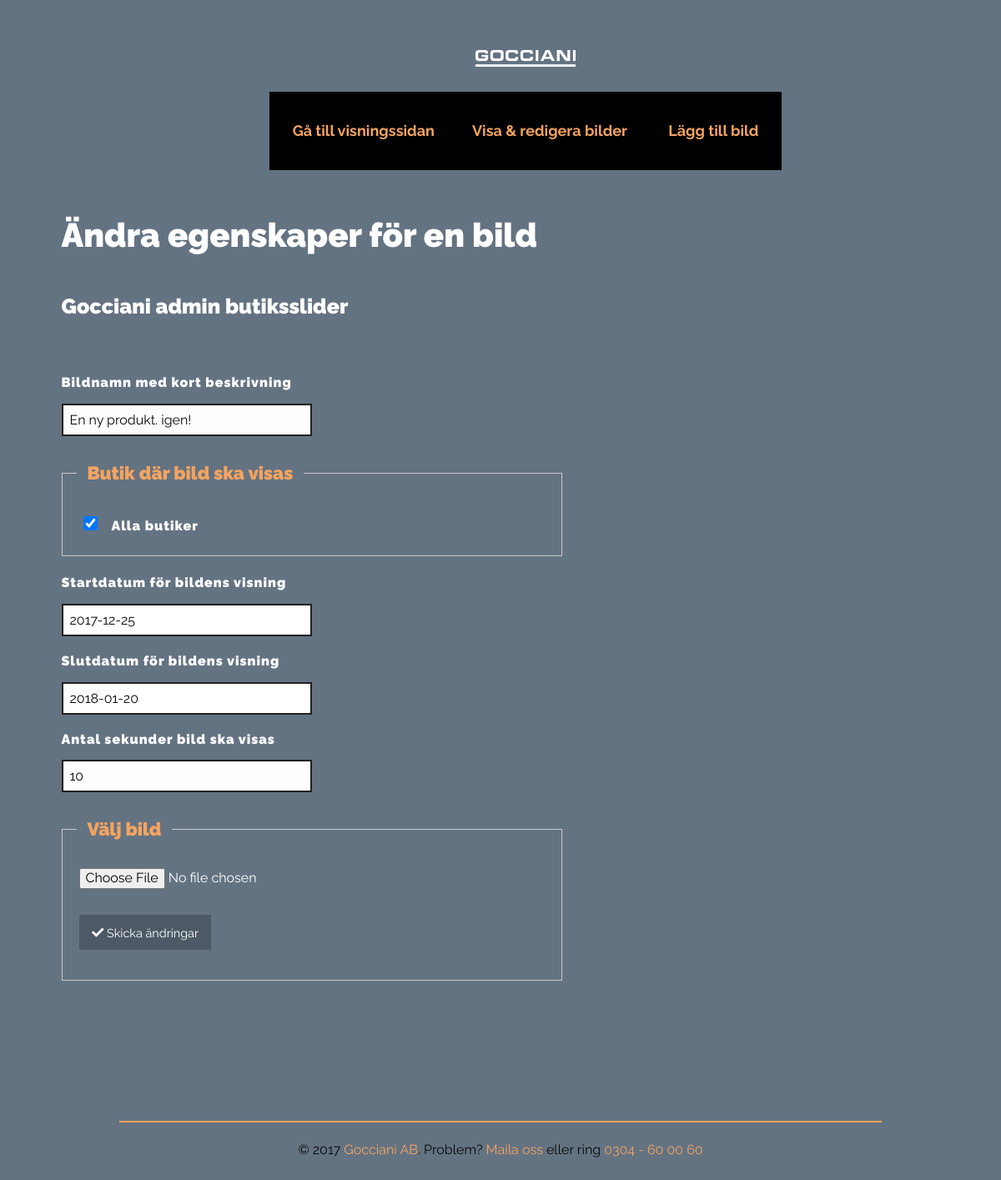
Screenshot of /edit-image.php?id=19 with the database file from the repository.
### tables this page shows
CREATE TABLE `images` (
  `image_id` int(11) UNSIGNED NOT NULL,
  `title` varchar(255) DEFAULT NULL,
  `path` text,
  `filename` varchar(100) DEFAULT NULL,
  `display_start_date` varchar(10) DEFAULT NULL,
  `display_end_date` varchar(10) DEFAULT NULL,
  `display_delay` int(11) UNSIGNED DEFAULT NULL,
  `upload_date` varchar(10) DEFAULT NULL
);

CREATE TABLE `shops` (
  `shop_id` int(11) UNSIGNED NOT NULL,
  `city` varchar(100) DEFAULT NULL
);

### edit-image.php (the view, shortened to what this page needs)
<?php
include 'inc/connection.php';
$sql = 'SELECT
            shop_id,
            city
        FROM shops';
$statement = $pdo->prepare($sql);
$statement->execute();
$shops = $statement->fetchAll();
if (isset($_POST['submitButton'])) {
    $imageId = $_POST['id'];
    $imageTitle = isset($_POST['imageTitle']) ? $_POST['imageTitle'] : '';
    $displayStartDate = isset($_POST['displayStartDate']) ? $_POST['displayStartDate'] : '';
    $displayEndDate = isset($_POST['displayEndDate']) ? $_POST['displayEndDate'] : '';
    $displayDelay = isset($_POST['displayDelay']) ? $_POST['displayDelay'] : 0;
    $selectedShops = isset($_POST['shops']) ? $_POST['shops'] : [];
    if (!$selectedShops) {
        $errors[] = 'OBS! Ange minst en (eller alla) butik..';
    }
    if (empty($displayStartDate)) {
        $errors[] = 'OBS! Sätt startdatum';
    }
    if (empty($displayEndDate)) {
        $errors[] = 'OBS! Sätt sista dautum.';
    }
    if (empty($displayDelay)) {
        $errors[] = 'OBS! Ange i sekunder hur länge bilden ska visas';
    }
    $imagePath = '';
    $imageFilename = '';
    if (!empty($_FILES)) {
        if (isset($_FILES['file']['error'])) {
            if ($_FILES['file']['error'] === UPLOAD_ERR_NO_FILE) {
                $errors[] = 'No file provided.';
            } elseif ($_FILES['file']['error'] === UPLOAD_ERR_OK) {
                if ($_FILES['file']['size'] <= UPLOAD_MAX_FILE_SIZE) {
                    $imageFilename = basename($_FILES['file']['name']);
                    $imageType = $_FILES['file']['type'];
                    $imageTmpName = $_FILES['file']['tmp_name'];
                    $imagePath = rtrim(UPLOAD_DIR, '/') . '/' . $imageFilename;
                    if (in_array($imageType, UPLOAD_ALLOWED_MIME_TYPES)) {
                        if (!move_uploaded_file($imageTmpName, $imagePath)) {
                            $errors[] = 'Vänligen försök igen. Ett fel uppstod..';
                        }
                    } else {
                        $errors[] = 'Bara JPG, JPEG, PNG och GIF är tillåtna.';
                    }
                } else {
                    $errors[] = 'F.';
                }
            }
        }
    }
    if (!isset($errors)) {
        $sql = 'UPDATE images
                SET
                    title = :title,
                    path = :path,
                    filename = :filename,
                    display_start_date = :display_start_date,
                    display_end_date = :display_end_date,
                    display_delay = :display_delay,
                    upload_date = :upload_date
                WHERE image_id = :image_id';
        $statement = $pdo->prepare($sql);
        $statement->execute([
            ':title' => $imageTitle,
            ':path' => $imagePath,
            ':filename' => $imageFilename,
            ':display_start_date' => $displayStartDate,
            ':display_end_date' => $displayEndDate,
            ':display_delay' => $displayDelay,
            ':upload_date' => date('Y-m-d'),
            ':image_id' => $imageId,
        ]);
        foreach ($shops as $shop) {
            $shopId = $shop['shop_id'];
            $sql = 'SELECT COUNT(*)
                    FROM images_shops
                    WHERE
                        image_id = :image_id
                        AND shop_id = :shop_id';
            $bindings = [
                ':image_id' => $imageId,
                ':shop_id' => $shopId,
            ];
            $statement = $pdo->prepare($sql);
            $statement->execute($bindings);
            $shopExists = $statement->fetchColumn(0) > 0;
            if (!in_array($shopId, $selectedShops)) {
                if ($shopExists) {
                    $sql = 'DELETE FROM images_shops
                            WHERE
                                image_id = :image_id
                                AND shop_id = :shop_id';
                    $statement = $pdo->prepare($sql);
                    $statement->execute($bindings);
                }
            } else {
                if (!$shopExists) {
                    $sql = 'INSERT INTO images_shops (
                                image_id,
                                shop_id
                            ) VALUES (
                                :image_id,
                                :shop_id
                            )';
                    $statement = $pdo->prepare($sql);
                    $statement->execute($bindings);
                }
            }
        }
        $imageSavedFlag = TRUE;
    }
} else {
    if (!isset($_GET['id']) || empty($_GET['id']) || !is_numeric($_GET['id'])) {
        $errors[] = 'HITTADE INTE FILEN!';
    } else {
        $imageId = $_GET['id'];
        $sql = 'SELECT *
                FROM images
                WHERE image_id = :image_id
                LIMIT 1';
        $statement = $pdo->prepare($sql);
        $statement->execute([
            ':image_id' => $imageId,
        ]);
        $image = $statement->fetchAll();
        if (!$image) {
            $errors[] = 'HITTADE INTE FILEN!';
        } else {
            $image = $image[0];
            $imageTitle = $image['title'];
            $displayStartDate = $image['display_start_date'];
            $displayEndDate = $image['display_end_date'];
            $displayDelay = $image['display_delay'];
            $sql = 'SELECT shop_id
                    FROM images_shops
                    WHERE image_id = :image_id';
            $statement = $pdo->prepare($sql);
            $statement->execute([
                ':image_id' => $imageId,
            ]);
            $fetchedShops = $statement->fetchAll();
            $selectedShops = [];
            if ($fetchedShops) {
                foreach ($fetchedShops as $fetchedShop) {
                    $selectedShops[] = $fetchedShop['shop_id'];
                }
            }
        }
    }
}
?>
<html>
    <head>
        <?php require 'inc/head-resources.php'; ?>
    </head>
    <body>
        <?php require 'inc/header.php'; ?>
        <div class="row">
            <div class="small-12 columns">
                <h2>Ändra egenskaper för en bild</h2>
                <h4>Gocciani admin butiksslider</h4>
            </div>
        </div>
        <div class="row">
            <div class="small-12 columns">
                <?php
                if (!isset($errors)) {
                    ?>
                    <form action="" method="post" enctype="multipart/form-data">
                        <div class="small-12 cell">
                            <label for="imageTitle">Bildnamn med kort beskrivning</label>
                            <input type="text" name="imageTitle" id="imageTitle" placeholder="Wella Conditioner 500ml" value="<?php echo isset($imageTitle) ? $imageTitle : ''; ?>" required>
                        </div>
                        <div class="small-12 cell">
                            <fieldset class="small-12 cell fieldset">
                                <legend>Butik där bild ska visas</legend>
                                <?php
                                foreach ($shops as $shop) {
                                    $shopId = $shop['shop_id'];
                                    $shopCity = $shop['city'];
                                    $checked = isset($selectedShops) && in_array($shopId, $selectedShops) ? 'checked' : '';
                                    ?>
                                    <input type="checkbox" name="shops[]" id="shop<?php echo $shopId; ?>" value="<?php echo $shopId; ?>" <?php echo $checked; ?>>
                                    <label for="shop<?php echo $shopId; ?>">
                                        <?php echo $shopCity; ?>
                                    </label>
                                    <br/>
                                    <?php
                                }
                                ?>
                            </fieldset>
                        </div>
                        <div class="small-12 cell">
                            <label for="displayStartDate">Startdatum för bildens visning</label>
                            <input type="text" class="datepicker" name='displayStartDate' id="displayStartDate" value="<?php echo isset($displayStartDate) ? $displayStartDate : ''; ?>" required placeholder="2017-12-01">
                        </div>
                        <div class="small-12 cell">
                            <label for="displayEndDate">Slutdatum för bildens visning</label>
                            <input type="text" class="datepicker" name="displayEndDate" id="displayEndDate" value="<?php echo isset($displayEndDate) ? $displayEndDate : ''; ?>" required placeholder="2018-01-01">
                        </div>
                        <div class="small-12 cell">
                            <label for="displayDelay">Antal sekunder bild ska visas</label>
                            <input type="number" name="displayDelay" id="displayDelay" value="<?php echo isset($displayDelay) ? $displayDelay : '0'; ?>" required placeholder="10">
                        </div>
                        <div class="small-12 cell">
                            <fieldset class="small-12 cell fieldset">
                                <legend>Välj bild</legend>
                                <input type="file" name="file">
                                <button type="submit" name="submitButton" id="submitButton" class="button success" title="Skicka ändringar">
                                    <i class="fa fa-check" aria-hidden="true"></i> Skicka ändringar
                                </button>
                            </fieldset>
                        </div>
                    </form>
                    <?php
                }
                ?>
            </div>
        </div>
        <?php require 'inc/footer.php'; ?>
    </body>
</html>

### css/custom.css (style rules this page uses)
legend { border-spacing: 10px; font-size: 22px; font-weight: 900; color: sandybrown!important; }
button.success { background-color: #07ef5b; color: #fff; }
fieldset { border: 3px solid sandybrown; width: auto; }
input[type=checkbox] { background-color: green!important; }
input[type='text'], input[type='number'] { border: 2px solid #222 !important; }
h1, h2, h3, h4, h5, h6, { padding: 6px; }
input[type=file] { padding-right: 20px; height: 40px; font-family: "Raleway", "Helvetica Neue", Helvetica, Roboto, Arial, sans-serif !important; color: #fff; }
label { color: #fff; }

### rows the page displays
images: imageTitle "En ny produkt. igen!", displayStartDate "2017-12-25", displayEndDate "2018-01-20", displayDelay "10"
shops: city "Alla butiker"
